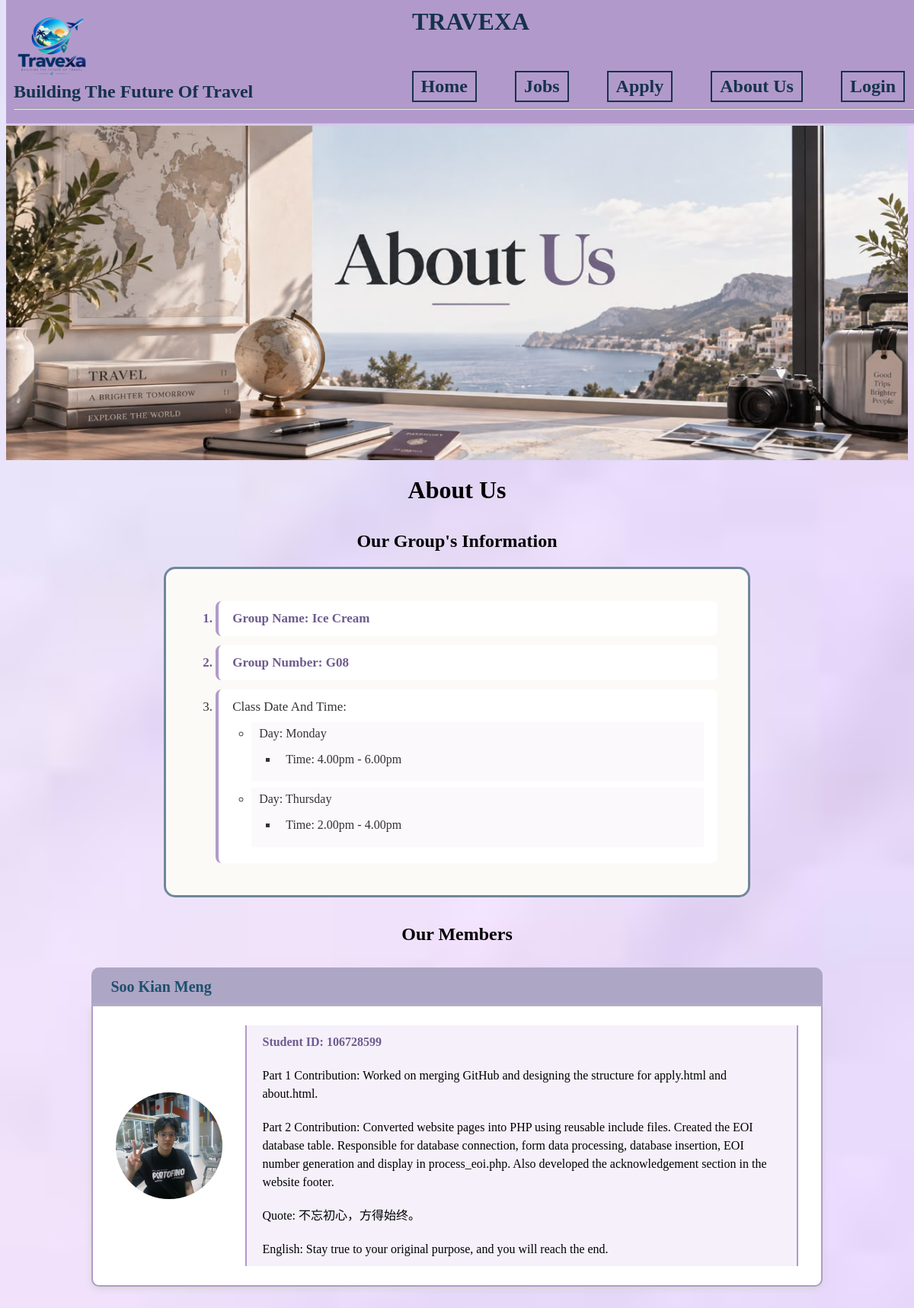
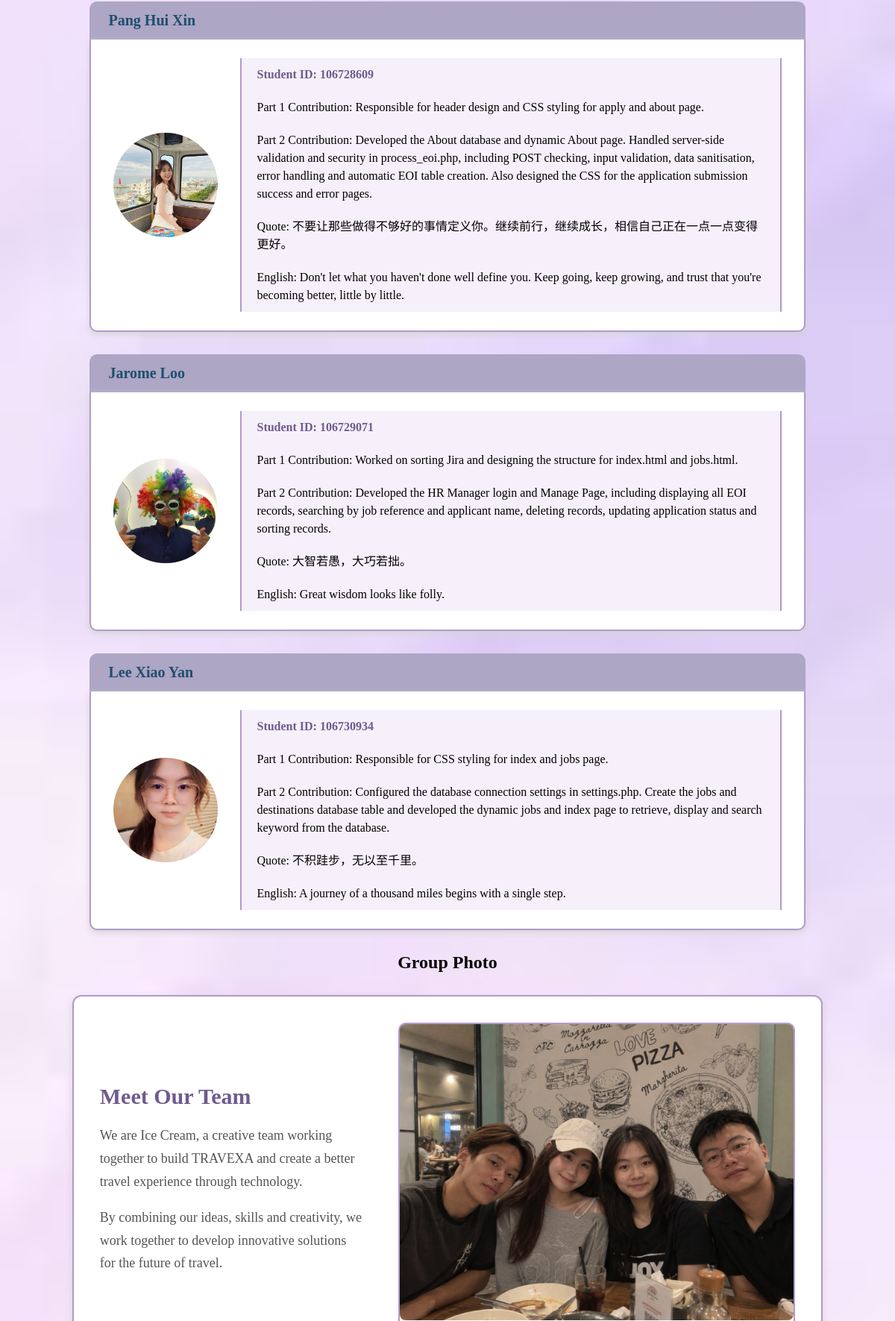
Page /about.php (upper part) on the committed database (2 pictures, top to bottom).
### tables this page shows
CREATE TABLE `about` (
  `id` int(11) NOT NULL,
  `student_id` varchar(20) NOT NULL,
  `member_name` varchar(100) NOT NULL,
  `part1_contribution` text NOT NULL,
  `part2_contribution` text NOT NULL
);

### about.php (the view, shortened to what this page needs)
<!DOCTYPE html>
<html lang="en">
<head>
    <link href="styles.css" rel="stylesheet">
</head>
<?php
    include 'settings.php';
    include 'header.inc';
?>
<body class="about">
    <img src="Images/about_pic1.jpeg" alt="aboutUsBackground">
    <h1 style="text-align: center;">About Us</h1>
    <h2 id="groupTitle">Our Group's Information</h2>
    <div id="information">
        <ol>
            <li>Group Name: Ice Cream</li>
            <li>Group Number: G08</li>
            <li>Class Date And Time:
                <ul>
                    <li>Day: Monday
                        <ul>
                            <li>Time: 4.00pm - 6.00pm</li>
                        </ul>
                    </li>
                    <li>Day: Thursday
                        <ul>
                            <li>Time: 2.00pm - 4.00pm</li>
                        </ul>
                    </li>
                </ul>
            </li>
        </ol>
    </div>
<h2>Our Members</h2>
<div id="members">
    <dl>
<?php
    $sql = "SELECT * FROM about ORDER BY id ASC";
    $result = mysqli_query($conn, $sql);
    if (mysqli_num_rows($result) > 0) {
        while ($row = mysqli_fetch_assoc($result)) {
            $photo = "";
            $quote = "";
            $english = "";
            if ($row['member_name'] == 'Soo Kian Meng') {
                $photo = "Images/kianmeng_image.jpeg";
                $quote = "不忘初心，方得始终。";
                $english = "Stay true to your original purpose, and you will reach the end.";
            }
            elseif ($row['member_name'] == 'Pang Hui Xin') {
                $photo = "Images/huixin_image.jpeg";
                $quote = "不要让那些做得不够好的事情定义你。继续前行，继续成长，相信自己正在一点一点变得更好。";
                $english = "Don't let what you haven't done well define you. Keep going, keep growing, and trust that you're becoming better, little by little.";
            }
            elseif ($row['member_name'] == 'Jarome Loo') {
                $photo = "Images/jarome_image.jpeg";
                $quote = "大智若愚，大巧若拙。";
                $english = "Great wisdom looks like folly.";
            }
            elseif ($row['member_name'] == 'Lee Xiao Yan') {
                $photo = "Images/xiaoyan_image.jpeg";
                $quote = "不积跬步，无以至千里。";
                $english = "A journey of a thousand miles begins with a single step.";
            }
?>
    <dt><?php echo htmlspecialchars($row['member_name']); ?></dt>
    <div class="memberContent">
        <img src="<?php echo $photo; ?>" alt="Photo of <?php echo htmlspecialchars($row['member_name']); ?>">
        <div class="memberText">
            <dd class="studentID">
                Student ID: <?php echo htmlspecialchars($row['student_id']); ?>
            </dd>
            <dd>
                Part 1 Contribution:
                <?php echo htmlspecialchars($row['part1_contribution']); ?>
            </dd>
            <dd>
                Part 2 Contribution:
                <?php echo htmlspecialchars($row['part2_contribution']); ?>
            </dd>
            <dd>
                Quote: <?php echo htmlspecialchars($quote); ?>
            </dd>
            <dd>
                English: <?php echo htmlspecialchars($english); ?>
            </dd>
        </div>
    </div>
<?php
        }
    } else {
        echo "No member information found.";
    }
?>
</dl>
</div>
    <h2>Group Photo</h2>
    <div id="groupPhoto">
        <div class="groupText">
            <h3>Meet Our Team</h3>
            <p>
                We are Ice Cream, a creative team working together to build
                TRAVEXA and create a better travel experience through technology.
            </p>
            <p>
                By combining our ideas, skills and creativity, we work together
                to develop innovative solutions for the future of travel.
            </p>
        </div>
        <figure>
            <img src="Images/Group Photo.jpeg" alt="Group photo of Ice Cream group">
        </figure>
    </div>
    <?php
        include 'footer.inc';
    ?>
</body>
</html>

### styles.css (style rules this page uses)
* { font-family: "Times New Roman", Times, serif; }
body { padding-top: 160px; background-color: #F3EEF8; }
body.about { padding-top: 0; background-image: url("Images/about_background.jpeg"); background-size: cover; background-position: center; background-attachment: fixed; }
body.about > img { width: 100%; height: auto; display: block; margin-top: 160px; }
.about > h2 { text-align: center; }
#groupTitle { font-size: 24px; text-align: center; color: #000000; margin-top: 35px; margin-bottom: 20px; }
#information { width: 65%; margin: 20px auto 35px; padding: 30px 40px; background-color: #FCFAF7; border: 3px solid #6F879B; border-radius: 15px; box-sizing: border-box; }
#information li { margin: 8px 0; font-size: 18px; }
#information ol { margin: 0; padding-left: 25px; }
#information > ol > li { margin: 12px 0; padding: 13px 18px; background-color: #FFFFFF; border-left: 4px solid #B19ACB; border-radius: 8px; font-size: 17px; }
#information > ol > li:nth-child(1), #information > ol > li:nth-child(2) { font-weight: bold; color: #6F5B8E; }
#information > ol > li:nth-child(3) { color: #333333; }
#information ul { margin-top: 10px; padding-left: 25px; }
#information ul li { margin: 8px 0; padding: 6px 10px; background-color: #FBF9FC; font-size: 16px; }
#members { width: 90%; margin: 30px auto; }
#members dt { background-color: #ADA6C5; color: #1F4E6D; font-size: 20px; font-weight: bold; padding: 14px 25px; border-radius: 10px 10px 0 0; width: 90%; margin-left: auto; margin-right: auto; box-sizing: border-box; }
#members dd { background-color: #f5f0fa; margin: 0; padding: 10px 20px; border-left: 2px solid #B19ACB; border-right: 2px solid #B19ACB; }
#members dt:not(:first-of-type) { margin-top: 25px; }
.studentID { color: #6F5B8E; font-weight: bold; }
.memberContent { display: flex; align-items: center; padding: 25px 30px; width: 90%; margin: 0 auto 30px; box-sizing: border-box; background-color: #FFFFFF; border-left: 2px solid #B19ACB; border-right: 2px solid #B19ACB; border-bottom: 2px solid #B19ACB; border-radius: 0 0 10px 10px; box-shadow: 0 3px 8px #D5D5D5; }
.memberContent img { width: 140px; height: 140px; border-radius: 50%; object-fit: cover; margin-right: 30px; }
.memberText { flex: 1; min-width: 0; }
.memberText dd { margin-bottom: 10px; line-height: 1.5; }
#groupPhoto { width: 85%; margin: 30px auto 50px; padding: 35px; background-color: #FFFFFF; border: 2px solid #B19ACB; border-radius: 12px; display: flex; align-items: center; gap: 45px; box-shadow: 0 4px 10px #D5D5D5; box-sizing: border-box; }
.groupText { width: 40%; }
.groupText h3 { color: #6F5B8E; font-size: 30px; margin-top: 0; margin-bottom: 20px; }
.groupText p { color: #555555; font-size: 18px; line-height: 1.7; margin-bottom: 18px; }
#groupPhoto figure { width: 60%; margin: 0; text-align: center; border: 2px solid #B19ACB; border-radius: 10px; box-sizing: border-box; }
#groupPhoto img { width: 100%; height: auto; border-radius: 8px; }

### rows in the picture
about: member_name "Soo Kian Meng", shows a picture, student "106728599", part1_contribution "Worked on merging GitHub and designing the structure for apply.html and about.html.", part2_contribution "Converted website pages into PHP using reusable include files. Created the EOI database table. Responsible for database connection, form data processing, database insertion, EOI number generation and display in process_eoi.php. Also developed the acknowledgement section in the website footer.", member_name "不忘初心，方得始终。", member_name "Stay true to your original purpose, and you will reach the end."
about: member_name "Pang Hui Xin", shows a picture, student "106728609", part1_contribution "Responsible for header design and CSS styling for apply and about page.", part2_contribution "Developed the About database and dynamic About page. Handled server-side validation and security in process_eoi.php, including POST checking, input validation, data sanitisation, error handling and automatic EOI table creation. Also designed the CSS for the application submission success and error pages.", member_name "不要让那些做得不够好的事情定义你。继续前行，继续成长，相信自己正在一点一点变得更好。", member_name "Don't let what you haven't done well define you. Keep going, keep growing, and trust that you're becoming better, little by little."
about: member_name "Jarome Loo", shows a picture, student "106729071", part1_contribution "Worked on sorting Jira and designing the structure for index.html and jobs.html.", part2_contribution "Developed the HR Manager login and Manage Page, including displaying all EOI records, searching by job reference and applicant name, deleting records, updating application status and sorting records.", member_name "大智若愚，大巧若拙。", member_name "Great wisdom looks like folly."
about: member_name "Lee Xiao Yan", shows a picture, student "106730934", part1_contribution "Responsible for CSS styling for index and jobs page.", part2_contribution "Configured the database connection settings in settings.php. Create the jobs and destinations database table and developed the dynamic jobs and index page to retrieve, display and search keyword from the database.", member_name "不积跬步，无以至千里。", member_name "A journey of a thousand miles begins with a single step."
